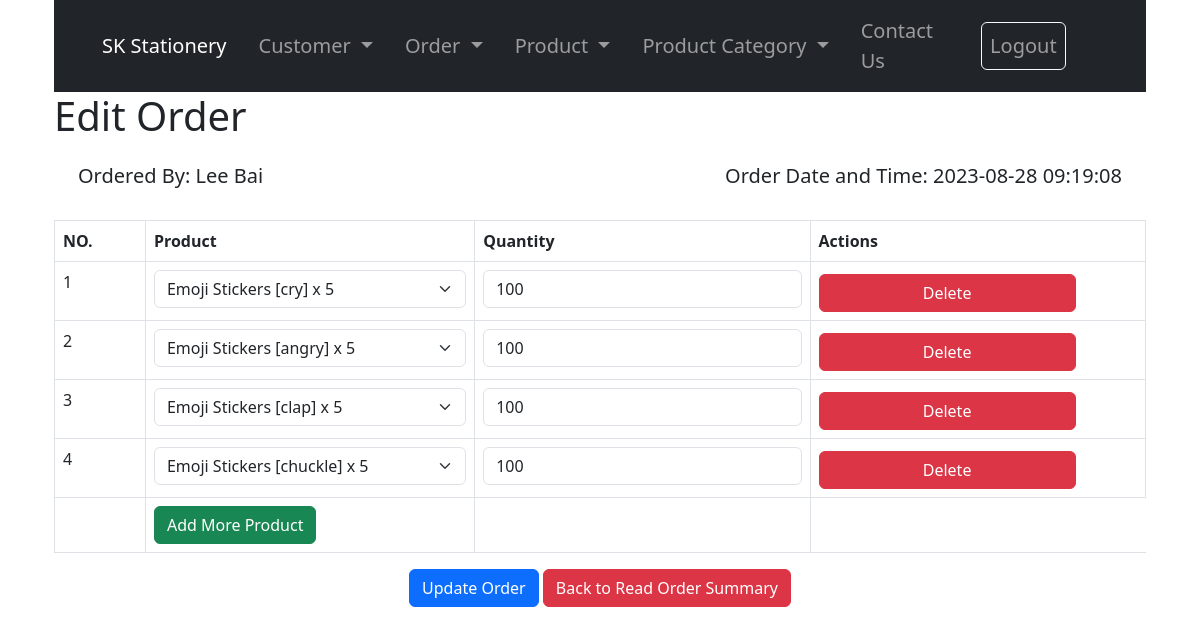
The app's page /order_update.php?order_id=9 (signed in) with its own data.
### tables this page shows
CREATE TABLE IF NOT EXISTS `customers` (
  `customer_id` int NOT NULL AUTO_INCREMENT,
  `user_name` varchar(30) NOT NULL,
  `user_password` varchar(255) NOT NULL,
  `first_name` varchar(20) NOT NULL,
  `last_name` varchar(20) NOT NULL,
  `gender` enum('Male','Female','Others') NOT NULL,
  `date_of_birth` date NOT NULL,
  `email` varchar(30) NOT NULL,
  `registration_date_time` datetime NOT NULL,
  `account_status` enum('Active','Inactive') NOT NULL DEFAULT 'Active',
  `image` varchar(255) NOT NULL,
  PRIMARY KEY (`customer_id`),
  UNIQUE KEY `user_name` (`user_name`),
  UNIQUE KEY `email` (`email`)
);

CREATE TABLE IF NOT EXISTS `order_summary` (
  `order_id` int NOT NULL AUTO_INCREMENT,
  `customer_id` int NOT NULL,
  `total_amount` double NOT NULL,
  `order_date` datetime NOT NULL,
  PRIMARY KEY (`order_id`)
);

CREATE TABLE IF NOT EXISTS `order_detail` (
  `order_detail_id` int NOT NULL AUTO_INCREMENT,
  `order_id` int NOT NULL,
  `product_id` int NOT NULL,
  `quantity` int NOT NULL,
  PRIMARY KEY (`order_detail_id`),
  KEY `product_id` (`product_id`)
);

CREATE TABLE IF NOT EXISTS `products` (
  `id` int NOT NULL AUTO_INCREMENT,
  `name` varchar(128) NOT NULL,
  `category_id` int NOT NULL,
  `description` text NOT NULL,
  `price` double NOT NULL,
  `promotion_price` double NOT NULL,
  `manufacture_date` date NOT NULL,
  `expired_date` date NOT NULL,
  `image` varchar(255) NOT NULL,
  `created` datetime NOT NULL,
  `modified` timestamp NOT NULL DEFAULT CURRENT_TIMESTAMP ON UPDATE CURRENT_TIMESTAMP,
  PRIMARY KEY (`id`),
  KEY `category_id` (`category_id`)
);

### order_update.php (the view, shortened to what this page needs)
<!DOCTYPE HTML>
<html>
<head>
    <link href="https://cdn.jsdelivr.net/npm/bootstrap@5.3.0/dist/css/bootstrap.min.css" rel="stylesheet">
</head>
<body>
    <div class="container">
        <?php include 'menu.php' ?>
        <div class="page-header">
            <h1>Edit Order</h1>
        </div>
        <?php
        $order_id = isset($_GET['order_id']) ? $_GET['order_id'] : die('ERROR: Record ID not found.');
        include 'config/database.php';
        $product_query = "SELECT * FROM products";
        $product_stmt = $con->prepare($product_query);
        $product_stmt->execute();
        $products = $product_stmt->fetchAll(PDO::FETCH_ASSOC);
        $order_summary_query = "SELECT * FROM order_summary WHERE order_id=:id";
        $order_summary_stmt = $con->prepare($order_summary_query);
        $order_summary_stmt->bindParam(":id", $order_id);
        $order_summary_stmt->execute();
        $order_summaries = $order_summary_stmt->fetch(PDO::FETCH_ASSOC);
        $order_detail_query = "SELECT * FROM order_detail WHERE order_id=:order_id";
        $order_detail_stmt = $con->prepare($order_detail_query);
        $order_detail_stmt->bindParam(":order_id", $order_id);
        $order_detail_stmt->execute();
        $order_details = $order_detail_stmt->fetchAll(PDO::FETCH_ASSOC);
        $selected_product_count = count($order_details);
        ?>
        <div>
            <form action="" method="post">
                <div class="d-flex justify-content-between m-4">
                    <h5>Ordered By:
                        <?php
                        $customer_query = "SELECT * FROM customers WHERE customer_id=?";
                        $customer_stmt = $con->prepare($customer_query);
                        $customer_stmt->bindParam(1, $order_summaries['customer_id']);
                        $customer_stmt->execute();
                        $customers = $customer_stmt->fetch(PDO::FETCH_ASSOC);
                        echo $customers['first_name'] . " " . $customers['last_name']
                        ?>
                    </h5>
                    <h5>Order Date and Time: <?php echo $order_summaries['order_date'] ?></h5>
                </div>
                <table class="table table-hover table-responsive table-bordered" id="row_del">
                    <tr>
                        <th>NO.</th>
                        <th>Product</th>
                        <th>Quantity</th>
                        <th>Actions</th>
                    </tr>
                    <?php
                    for ($x = 0; $x < $selected_product_count; $x++) {
                    ?>
                        <tr class="pRow">
                            <td class="col-1">
                                <?php echo $x + 1; ?>
                            </td>
                            <td>
                                <select name="product[]" id="product" class="form-select" value>
                                    <?php
                                    for ($i = 0; $i < count($products); $i++) {
                                        if ($_POST) {
                                            $product_selected = $product_id[$x] == $products[$i]['id'] ? "selected" : "";
                                        } else {
                                            $product_selected = $products[$i]['id'] == $order_details[$x]['product_id'] ? "selected" : "";
                                        }
                                        echo "<option value='{$products[$i]['id']}' $product_selected>{$products[$i]['name']}</option>";
                                    }
                                    ?>
                                </select>
                            </td>
                            <td>
                                <input type="number" class="form-control" name="quantity[]" id="quantity" value="<?php echo $_POST ? $quantity[$x] : $order_details[$x]['quantity'] ?>">
                            </td>
                            <td>
                                <input href='#' onclick='deleteRow(this)' class='btn d-flex justify-content-center btn-danger mt-1' readonly value="Delete" />
                            </td>
                        </tr>
                    <?php }
                    ?>
                    <tr>
                        <td></td>
                        <td>
                            <input type="button" value="Add More Product" class="btn btn-success add_one" />
                        </td>
                        <td></td>
                    </tr>
                </table>
                <div class="text-center">
                    <button type="submit" class="btn btn-primary">Update Order</button>
                    <a href="order_read.php" class="btn btn-danger">Back to Read Order Summary</a>
                </div>
            </form>
        </div>
    </div>
</body>
</html>

### records on screen
customers: first_name "Lee", last_name "Bai"
order_summary: order_date "2023-08-28 09:19:08"
order_detail: product.name "Emoji Stickers [cry] x 5", quantity "100"
order_detail: product.name "Emoji Stickers [angry] x 5", quantity "100"
order_detail: product.name "Emoji Stickers [clap] x 5", quantity "100"
order_detail: product.name "Emoji Stickers [chuckle] x 5", quantity "100"
